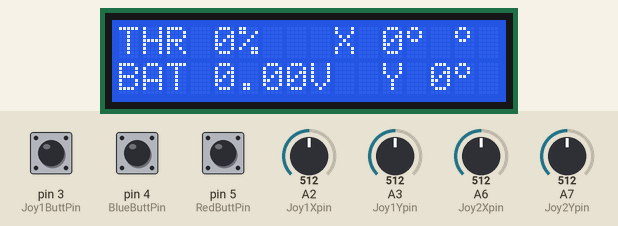
The program below on a simulated Arduino Nano, built with avr-gcc and run on an emulated ATmega328P. On the bench: 16×2 character LCD. The inputs (shaded band) are chosen by the test bench; at power-on: A3 (Joy1Ypin) = 512, pin 3 (Joy1ButtPin) HIGH, pin 4 (BlueButtPin) LOW, pin 5 (RedButtPin) LOW, A2 (Joy1Xpin) = 512, A6 (Joy2Xpin) = 512, A7 (Joy2Ypin) = 512. No radio packets arrive unless stated.

Above: at 1.2 s.
1.3 s: A3 (Joy1Ypin) set to 610
At 1.49 s:
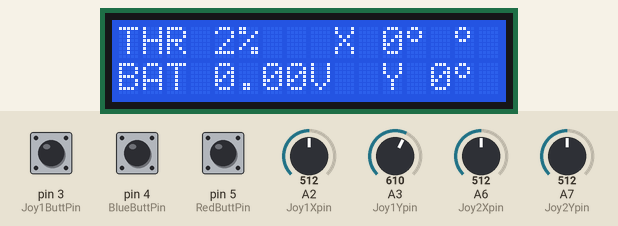
2.8 s: pin 3 (Joy1ButtPin) pulled LOW for 0.15 s
At 5.84 s:
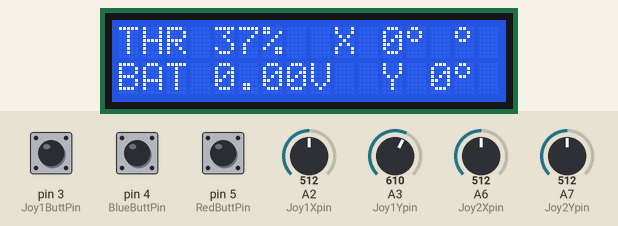
5.9 s: pin 4 (BlueButtPin) pulled HIGH for 0.15 s
At 6.21 s:
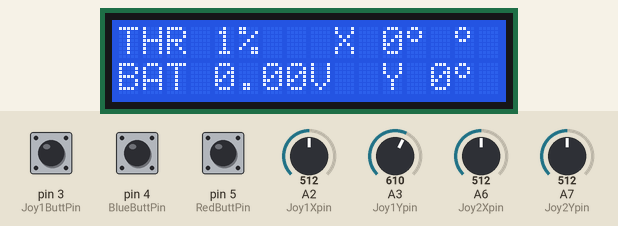
9.0 s: pin 5 (RedButtPin) pulled HIGH for 0.15 s
At 9.21 s:
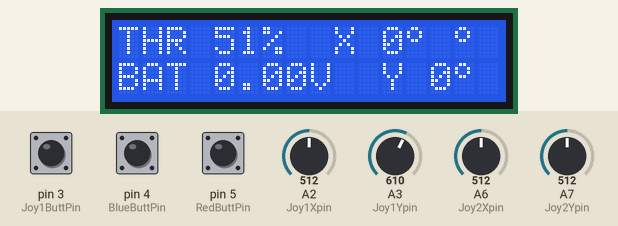
12.1 s: pin 4 (BlueButtPin) pulled HIGH for 1 s
At 13.52 s:
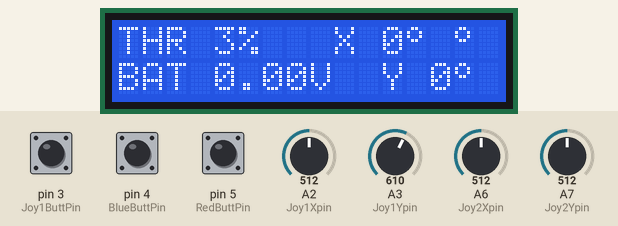
16.1 s: pin 3 (Joy1ButtPin) pulled LOW for 1 s
At 19.32 s:
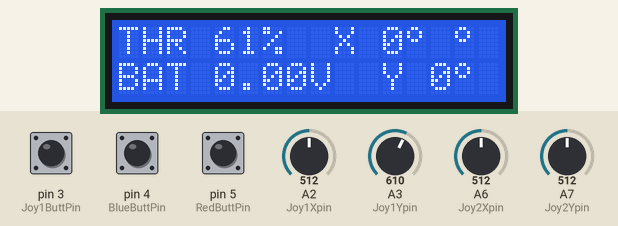

Measured:
- after the input at 1.3 s, the display: first changes at once (image 1 shows a later state)

The program:

main.cpp
```cpp
/**
 * @file main.cpp
 * @author Max T
 * @brief IT IS MAIN FILE OF ARDUINO + NRF24L01 RADIO CONTROL PROJECT (TRANSMITTER)
 * This file connects all separate files for different tasks,
 * such as Transmitting data and receiving telemetry, Reading information from joysticks and Displaying information
 * @version 0.1
 *
 */
#include <Arduino.h>
#include "NRF24Transmit.h"
#include "SensorRead.h"
#include "DisplayInfo.h"

void setup()
{
  Serial.begin(9600);
  RadioSetup();
  SensorSetup();
  DisplaySetup();
}

void loop()
{
  int Throttle = ThrottleCount();
  int *telemetry = RadioTransmit(Throttle, AileronCount(), ElevatorCount(), RudderCount());
  DisplayInformation(Throttle, *telemetry, *(telemetry + 1), *(telemetry + 2));
}
```

DisplayInfo.cpp
```cpp
/**
 * THIS IS CODE FOR DISPLAYING INFORMATION
 *
 * Code include void for setting display up (DisplaySetup) and void for displaying information (DisplayInformation)
 * Settings and detailed documentation you can find in "SensorRead.h" file
 *
 * IT IS PART OF ARDUINO + NRF24L01 RADIO CONTROL PROJECT (TRANSMITTER)
 */
#include "DisplayInfo.h"

LiquidCrystal_I2C lcd(0x27, 16, 2); // Creating Display object

void DisplaySetup()
{
    // custom degree character
    byte Degree[]{
        B01100,
        B10010,
        B10010,
        B01100,
        B00000,
        B00000,
        B00000,
        B00000};

    lcd.init();
    lcd.backlight();
    lcd.createChar(0, Degree);

    //--------------- displaying static components ---------------

    lcd.setCursor(0, 0);
    lcd.print("THR");
    lcd.setCursor(THRpos + 1, 0);
    lcd.print("%");

    lcd.setCursor(0, 1);
    lcd.print("BAT");
    lcd.setCursor(BATpos + 4, 1);
    lcd.print("V");

    lcd.setCursor(9, 0);
    lcd.print("X");
    lcd.setCursor(Xpos + 1, 0);
    lcd.write(0);

    lcd.setCursor(11, 1);
    lcd.print("Y");
    lcd.setCursor(Ypos + 1, 1);
    lcd.write(0);

    //--------------- displaying static components ---------------
}

void DisplayInformation(int Throttle, float Voltage, int Xangle, int Yangle)
{
    // start of displaying throttle information
    if (Throttle >= 0 && Throttle <= 9)
    {
        lcd.setCursor(THRpos + 1, 0);
        lcd.print("%");
        lcd.setCursor(THRpos + 2, 0);
        lcd.print(" ");
    }

    if (Throttle > 9 && Throttle <= 99)
    {
        lcd.setCursor(THRpos + 2, 0);
        lcd.print("%");
        lcd.setCursor(THRpos + 3, 0);
        lcd.print(" ");
    }

    if (Throttle > 99)
    {
        lcd.setCursor(THRpos + 3, 0);
        lcd.print("%");
    }

    lcd.setCursor(THRpos, 0);
    lcd.print(Throttle);
    // end of displaying throttle information

    // start of displaying battery information
    Voltage = Voltage / 10;
    if (Voltage > 0 && Voltage <= 9.9)
    {
        lcd.setCursor(BATpos + 4, 1);
        lcd.print("V");
        lcd.setCursor(BATpos + 5, 1);
        lcd.print(" ");
    }

    if (Voltage > 9.9 && Voltage < 13)
    {
        lcd.setCursor(BATpos + 5, 1);
        lcd.print("V");
    }

    lcd.setCursor(BATpos, 1);
    lcd.print(Voltage);
    // end of displaying battery information

    // start of displaying angles
    // X angle

    if (Xangle > -99)
    {
        lcd.setCursor(Xpos + 3, 0);
        lcd.write(0);
    }

    if (Xangle >= -99 && Xangle < -9)
    {
        lcd.setCursor(Xpos + 3, 0);
        lcd.write(0);
        lcd.setCursor(Xpos + 4, 0);
        lcd.print(" ");
    }

    if (Xangle >= -9 && Xangle < 0)
    {
        lcd.setCursor(Xpos + 2, 0);
        lcd.write(0);
        lcd.setCursor(Xpos + 3, 0);
        lcd.print(" ");
    }

    if (Xangle > 0 && Xangle <= 9)
    {
        lcd.setCursor(Xpos + 1, 0);
        lcd.write(0);
        lcd.setCursor(Xpos + 2, 0);
        lcd.print(" ");
    }

    if (Xangle > 9 && Xangle <= 99)
    {
        lcd.setCursor(Xpos + 2, 0);
        lcd.write(0);
        lcd.setCursor(Xpos + 3, 0);
        lcd.print(" ");
    }

    if (Xangle > 99)
    {
        lcd.setCursor(Xpos + 3, 0);
        lcd.write(0);
    }

    lcd.setCursor(Xpos, 0);
    lcd.print(Xangle);

    // Y angle
    if (Yangle > 0 && Yangle < 10)
    {
        lcd.setCursor(Ypos + 1, 1);
        lcd.write(0);
        lcd.setCursor(Ypos + 2, 1);
        lcd.print(" ");
    }

    if (Yangle > 10 && Yangle < 99)
    {
        lcd.setCursor(Ypos + 2, 1);
        lcd.write(0);
        lcd.setCursor(Ypos + 3, 1);
        lcd.print(" ");
    }

    if (Yangle > 99)
    {
        lcd.setCursor(Ypos + 3, 1);
        lcd.write(0);
    }

    lcd.setCursor(Ypos, 1);
    lcd.print(Yangle);
    // end of displaying angles

    // end of displaying information
}
```

DisplayInfo.h
```cpp
/**
 * THIS IS CODE FOR DISPLAYING INFORMATION
 *
 * Code works with lcd I2C module and LiquidCrystal_I2C library
 *
 * IT IS PART OF ARDUINO + NRF24L01 RADIO CONTROL PROJECT (TRANSMITTER)
 */
#ifndef DISPLAY_INFO_H
#define DISPLAY_INFO_H

#include <Arduino.h>
#include <Wire.h>
#include <LiquidCrystal_I2C.h>

//-------------- Display Settings ------------

#define THRpos 4 // Amount of letters on display for power + space(if it needed) = 3(THR) + 1 (Space) = 4
#define BATpos 4 // Amount of letters on display for power + space(if it needed) = 3(BAT) + 1(Space) = 4
#define Xpos 11  // -//-
#define Ypos 13  // -//-

//-------------- Display Settings ------------

//--------------- Functions ----------------

/// DisplaySetup is void for lcd display setup and displaying static components
void DisplaySetup();

/**
 * @brief DisplayInformation is void for displaying information on lcd
 * @param Throttle
 * @param Battery Battery charge level in volts, witch you should get from telemetry, by default: *telemetry
 * @param Xangle pitch angle, witch you should get from telemetry, by default: *(telemetry + 1)
 * @param Yangle yaw angle, witch you should get from telemetry, by default: *(telemetry + 2)
 */
void DisplayInformation(int Throttle, float Voltage, int Xangle, int Yangle);

//--------------- Functions ----------------

#endif
```

NRF24Transmit.cpp
```cpp
/**
 * THIS IS CODE FOR TRANSMITTING INFORMATION
 *
 * This code works on NRF24L01 module base.
 * Here it is two main function RadioSetup and RadioTransmit.
 * RadioSetup used to setup NRF24L01 module and set some settings (which you can change in this function).
 * RadioTransmit used for transmitting information and getting telemetry package.
 * More settings and documentation you can find at .h file: "NRF24Transmit.h"
 *
 * IT IS PART OF ARDUINO + NRF24L01 RADIO CONTROL PROJECT (TRANSMITTER)
 */

#include "NRF24Transmit.h"

// -------------------- Variables --------------------

byte address[][6] = {"1Node", "2Node", "3Node", "4Node", "5Node", "6Node"}; // possible pipe number

int transmit_data[4]; // Transmitted data array
int telemetry[3];     // Telemetry array

// -------------------- Variables --------------------

RF24 radio(9, 10); // Create module for Arduino

void RadioSetup()
{
  radio.begin(); // Activate NRF24L01
  radio.setAutoAck(Receive_Confirmation_Mode);
  radio.setRetries(Time_Between_Transmit_Attempt, Number_Of_Transmit_Attempts);
  radio.enableAckPayload();                                        // Allow data transmit as answer on income signal
  radio.setPayloadSize(sizeof(transmit_data) + sizeof(telemetry)); // package size (in bytes)
  radio.openWritingPipe(address[0]);                               // Set NRF Node and open channel for transmitting
  radio.setChannel(CH_NUM);                                        // Setting channel, chose one without noises
  radio.setPALevel(SIG_POWER);                                     // Transmitter power level
  radio.setDataRate(SIG_SPEED);                                    // setting transmit speed

  radio.powerUp();       // start working
  radio.stopListening(); // do not listen air, it is transmitter
}

int *RadioTransmit(int Throttle, int Aileron, int Elevator, int Rudder)
{
  transmit_data[0] = Throttle;
  transmit_data[1] = Aileron;
  transmit_data[2] = Elevator;
  transmit_data[3] = Rudder;

  if (radio.write(&transmit_data, sizeof(transmit_data))) // send transmit_data package
  {
    while (radio.available()) // if it is something in answer
    {
      radio.read(&telemetry, sizeof(telemetry)); // read answer
      // get telemetry array from receiver
    }
  }
  return telemetry;
}
```

NRF24Transmit.h
```cpp
/**
 * THIS IS CODE FOR TRANSMITTING INFORMATION
 *
 * This code works on NRF24L01 module base and RF24.h library.
 * It support data transmit and telemetry up to 32 bytes. Estimated max range:1 km.
 * In this file you can find: Settings, Libraries include and Function declaration
 *
 * IT IS PART OF ARDUINO + NRF24L01 RADIO CONTROL PROJECT (TRANSMITTER)
 */

#ifndef NRF24Transmit_H
#define NRF24Transmit_H

// -------------------- Libraries --------------------

#include <SPI.h>
#include "nRF24L01.h"
#include "RF24.h"

// -------------------- Libraries --------------------

// -------------------- NRF24L01 Settings --------------------

// CHANNEL NUMBER should be the same at the transmitter
#define CH_NUM 0x60

// TRANSMITTER POWER LEVEL
// Options: RF24_PA_MIN, RF24_PA_LOW, RF24_PA_HIGH, RF24_PA_MAX
#define SIG_POWER RF24_PA_MAX

/**
 * EXCHANGE SPEED
 * Options: RF24_2MBPS, RF24_1MBPS, RF24_250KBPS
 * This option should be the same at transmitter and receiver
 * At the lowest speed: highest sensitivity and range
 * ATTENTION!!! enableAckPayload do not work at 250KBPS speed
 */
#define SIG_SPEED RF24_1MBPS

/// 1 ON / 0 OFF
#define Receive_Confirmation_Mode 1

/// How long to wait between each retry, in multiples of 250 us.
#define Time_Between_Transmit_Attempt 5

/// Number of transmit attempts before giving up
#define Number_Of_Transmit_Attempts 15

// -------------------- NRF24L01 Settings --------------------

// -------------------- Functions ---------------------

/// RadioSetup is function for NRF24L01 module setup it`s include some parameters which should be set any time module reboot
void RadioSetup();

/**
 *@brief RadioTransmit is function for information transmit, send each parameter in 0-1023 format
 *@brief NRF24L01 and this code can handle much bigger amount of information but Receiver expect information in (0 - 1023) range
 *@param Throttle for throttle level
 *@param Aileron for aileron level
 *@param Elevator for elevator level
 *@param Rudder for rudder level
 *@return telemetry array
 */
int *RadioTransmit(int Throttle, int Aileron, int Elevator, int Rudder);

// -------------------- Functions ---------------------

#endif
```

SensorRead.cpp
```cpp
/**
 * THIS IS CODE FOR READING INFORMATION
 * FROM JOYSTICKS AND ANOTHER SENSORS WHICH BUILD IN TRANSMITTER
 *
 * Code include 1 void for setting up components (ComponentsSetup)
 * And 4 function for count each control channel (ThrottleCount, AileronCount, ElevatorCount, RudderCount)
 * Settings and detailed documentation you can find in "SensorRead.h" file
 *
 * IT IS PART OF ARDUINO + NRF24L01 RADIO CONTROL PROJECT (TRANSMITTER)
 */

// -------------------- Libraries --------------------

#include "SensorRead.h"

// -------------------- Libraries --------------------

// -------------------- Variables --------------------

int Throttle = 0;

int ThrottlePrep = 0; // pure value from joystick

float Voltage = 0;
float PrepVoltage = 96; // preparing value for Voltage

bool JoyButt1 = 0;

bool BlueButt = 0;
bool RedButt = 0;

// -------------------- Variables --------------------

// -------------------- Timer --------------------

uint32_t myTimer1;
uint32_t myTimer2;
uint32_t myTimer3;
uint32_t myTimer4;

// -------------------- Timer --------------------

//-------------------- Functions --------------------

void SensorSetup()
{

    //-------------------- set pinModes --------------------

    pinMode(Joy1ButtPin, INPUT);
    pinMode(BlueButtPin, INPUT);

    //-------------------- set pinModes --------------------
}

int ThrottleCount()
{
    /**
     * This code wrote for simple arduino joystick
     * And it is so complicated, because here I simulate special throttle joystick
     * (Which not come back to center after you touched the stick)
     * I understand that it is not best solution but it works (with standard cheep joystick)
     * and after I get special throttle joystick I will update code :)
     */
    // start of counting throttle
    ThrottlePrep = analogRead(Joy1Ypin);
    BlueButt = digitalRead(BlueButtPin);
    RedButt = digitalRead(RedButtPin);

    JoyButt1 = digitalRead(Joy1ButtPin);

    if (BlueButt == 1)
    {
        Throttle = 0;
    }

    if (RedButt == 1)
    {
        Throttle = 50;
    }

    if (ThrottlePrep >= 600 && Throttle < 100)
    {

        if (millis() - myTimer1 >= period1)
        {

            myTimer1 = millis();
            Throttle++;
        }
    }

    if (ThrottlePrep >= 600 && JoyButt1 == 0 && Throttle < 100)
    {
        if (millis() - myTimer2 >= period2)
        {
            myTimer2 = millis();
            Throttle++;
        }
    }
    // 2 cases when throttle increase first slow increase and second fast increase

    if (ThrottlePrep <= 400 && Throttle > 0)
    {
        if (millis() - myTimer3 >= period1)
        {
            myTimer3 = millis();
            Throttle--;
        }
    }

    if (ThrottlePrep <= 400 && JoyButt1 == 0 && Throttle > 0)
    {
        if (millis() - myTimer4 >= period2)
        {
            myTimer4 = millis();
            Throttle--;
        }
    }
    // 2 cases when throttle decrease first slow decrease and second fast decrease

    return Throttle;

    // End of Throttle counting
}

int AileronCount()
{
    // Ailerons counting
    int Aileron = analogRead(Joy1Xpin);

    return Aileron;
}

int ElevatorCount()
{
    // Elevator counting
    int Elevator = analogRead(Joy2Ypin);

    return Elevator;
}

int RudderCount()
{
    // Rudder counting
    int Rudder = analogRead(Joy2Xpin);

    return Rudder;
}

//-------------------- Functions --------------------
```

SensorRead.h
```cpp
/**
 * THIS IS CODE FOR READING INFORMATION
 * FROM JOYSTICKS AND ANOTHER SENSORS WHICH BUILD IN TRANSMITTER
 *
 * Code uses simple arduino logic commands
 * Here you can found Libraries include, Pins define and Function declaration
 *
 * IT IS PART OF ARDUINO + NRF24L01 RADIO CONTROL PROJECT (TRANSMITTER)
 */

#ifndef SENSOR_READ_H
#define SENSOR_READ_H

#include "Arduino.h"

// -------------------- Pin define --------------------

#define Joy1Xpin A2
#define Joy1Ypin A3

#define Joy2Xpin A6
#define Joy2Ypin A7

#define Joy1ButtPin 3
#define Joy2ButtPin 2

#define BlueButtPin 4
#define RedButtPin 5

//-------------------- Pin define --------------------

// -------------------- Timer --------------------

#define period1 120
#define period2 70

// -------------------- Timer --------------------

//-------------------- Functions --------------------

/// Function for setting up transmitter control components, for example buttons and joysticks
void SensorSetup();

/// Function for reading joystick information for throttle value 0 - 1023 (Pin for joystick sets at "SensorRead.h" file at Joy1Ypin define)
int ThrottleCount();

/// Function for reading joystick information for Aileron value 0 - 1023 (Pin for joystick sets at "SensorRead.h" file at Joy1Xpin define)
int AileronCount();

/// Function for reading joystick information for Elevator value 0 -1023 (Pin for joystick sets at "SensorRead.h" file at Joy2Ypin define)
int ElevatorCount();

/// Function for reading joystick information for Rudder value 0 - 1023 (Pin for joystick sets at "SensorRead.h" file at Joy2Xpin define)
int RudderCount();

//-------------------- Functions --------------------

#endif
```
